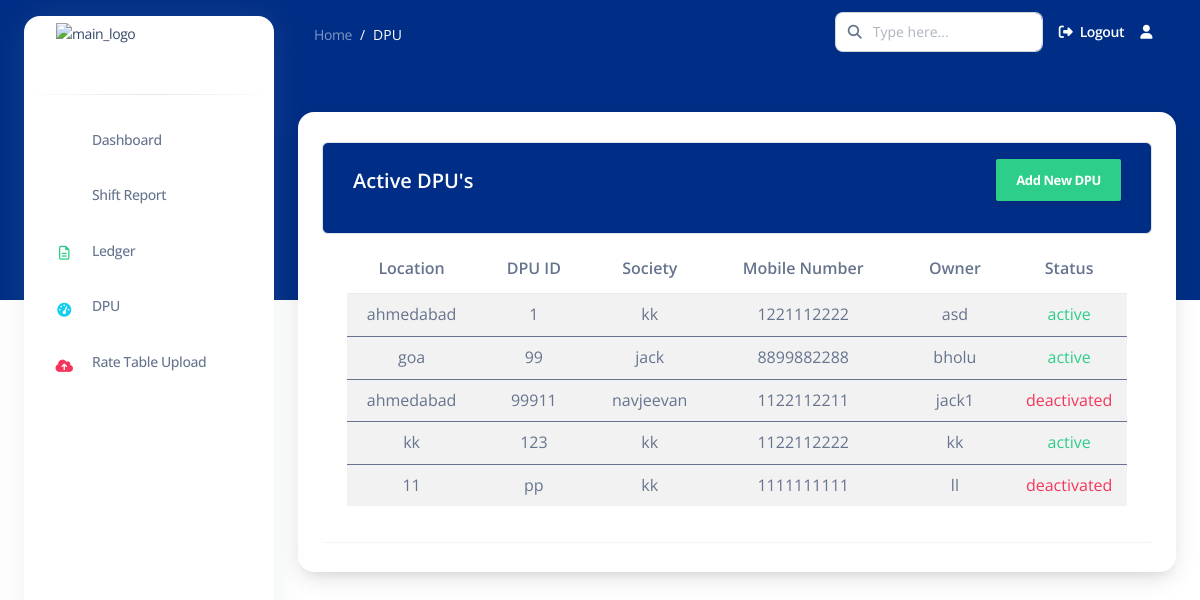
Page /active_dpu/ (signed in) on the committed database.
### apps/common/models.py (models this page shows, shortened)
class DPU(models.Model):
    user = models.ForeignKey(User, on_delete=models.CASCADE)
    location = models.CharField(max_length=255)
    dpu_id = models.CharField(max_length=50, unique=True)
    society = models.CharField(max_length=255)
    mobile_number = models.CharField(max_length=15)
    owner = models.CharField(max_length=255)
    STATUS_CHOICES = [
        ('active', 'Active'),
        ('deactivated', 'Deactivated'),
    ]
    status = models.CharField(max_length=20, choices=STATUS_CHOICES, default='active')

### apps/common/views.py (the view)
# urls.py: path('active_dpu/', active_dpu, name='active_dpu'),
def active_dpu(request):
    active_dpu_list = DPU.objects.filter(user=request.user)
    return render(request, 'common/active_dpu.html', {'active_dpu_list': active_dpu_list})

### templates/common/active_dpu.html (shortened to what this page needs)
{% extends 'base2.html' %}
{% load static %}
{% load crispy_forms_tags %}
{% block content %}
<nav class="navbar navbar-main navbar-expand-lg px-0 mx-4 shadow-none border-radius-xl " id="navbarBlur"
    data-scroll="false">
    <div class="container-fluid py-1 px-3">
        <nav aria-label="breadcrumb">
            <ol class="breadcrumb bg-transparent mb-0 pb-0 pt-1 px-0 me-sm-6 me-5">
                <li class="breadcrumb-item text-sm"><a class="opacity-5 text-white" href="">Home</a>
                </li>
                <li class="breadcrumb-item text-sm text-white active" aria-current="page">DPU</li>
            </ol>
        </nav>
        <div class="collapse navbar-collapse mt-sm-0 mt-2 me-md-0 me-sm-4" id="navbar">
            <div class="ms-md-auto pe-md-3 d-flex align-items-center">
                <div class="input-group">
                    <span class="input-group-text text-body"><i class="fas fa-search" aria-hidden="true"></i></span>
                    <input type="text" class="form-control" placeholder="Type here...">
                </div>
            </div>
            <ul class="navbar-nav  justify-content-end">
                <li class="nav-item d-flex align-items-center">
                    <a href="{% url 'logout' %}" class="nav-link text-white font-weight-bold px-0">
                        <i class="fa fa-sign-out me-sm-1"></i>
                        <span class="d-sm-inline d-none">Logout</span>
                    </a>
                </li>
                <li class="nav-item dropdown pe-2 px-3 d-flex align-items-center">
                    <a href="javascript:;" class="nav-link text-white p-0" id="dropdownMenuButton"
                        data-bs-toggle="dropdown" aria-expanded="false">
                        <i class="fa fa-user cursor-pointer"></i>
                    </a>
                </li>
            </ul>
        </div>
    </div>
</nav>
<div class="container-fluid mt-5">
    <div class="card o-hidden border-0 shadow-lg mt-5">
        <div class="container">
            <div class="table-wrapper table-responsive">
              <div class="table-title border rounded">
                <div class="row">
                  <div class="col-sm-6">
                    <h5 class="text-white mt-2">Active DPU's</h5>
                  </div>
                  <div class="col-md-6">
                    <a href="{% url 'add_dpu' %}" class="btn btn-success" > <span>Add New DPU</span></a>
                  </div>
                </div>
              </div>
              <table class="table table-striped table-hover rounded table-responsive">
                <thead>
                  <tr>
                        <th>Location</th>
                        <th>DPU ID</th>
                        <th>Society</th>
                        <th>Mobile number</th>
                        <th>Owner</th>
                        <th>Status</th>
                  </tr>
                </thead>
                {% for dpu in active_dpu_list %}
                <tbody>
                  <tr class="align-items-center text-align-center rounded">
                        <td>{{ dpu.location }}</td>
                        <td>{{ dpu.dpu_id }}</td>
                        <td>{{ dpu.society }}</td>
                        <td>{{ dpu.mobile_number }}</td>
                        <td>{{ dpu.owner }}</td>
                        <td class="{% if dpu.status == 'active' %}text-success{% else %}text-danger{% endif %}">
                            {{ dpu.status }}
                        </td>                    </tr>
                </tbody>
                {% endfor %}
              </table>
            </div>
          </div>
    </div>
    </div>
    {% endblock content %}

### templates/common/active_dpu.html (style rules this page uses)
.table-wrapper { background: #fff; padding: 20px 25px; margin: 30px 0; border-radius: 3px; box-shadow: 0 1px 1px rgba(0,0,0,.05); }
.table-title { padding-bottom: 1px; background: #002d86; color: #fff!important; padding: 16px 30px; margin: -20px -25px 10px; border-radius: 3px 3px 0 0; }
.table-title .btn { color: #fff; float: right; font-size: 13px; border: none; min-width: 50px; border-radius: 2px; border: none; outline: none !important; margin-left: 10px; }
.table-title .btn span { float: left; margin-top: 2px; }
tr { text-align: center; }
td { padding: 1px; text-align: center; }

### rows in the picture
DPU: location "ahmedabad", dpu_id "1", society "kk", mobile_number "1221112222", owner "asd", status "active"
DPU: location "goa", dpu_id "99", society "jack", mobile_number "8899882288", owner "bholu", status "active"
DPU: location "ahmedabad", dpu_id "99911", society "navjeevan", mobile_number "1122112211", owner "jack1", status "deactivated"
DPU: location "kk", dpu_id "123", society "kk", mobile_number "1122112222", owner "kk", status "active"
DPU: location "11", dpu_id "pp", society "kk", mobile_number "1111111111", owner "ll", status "deactivated"
